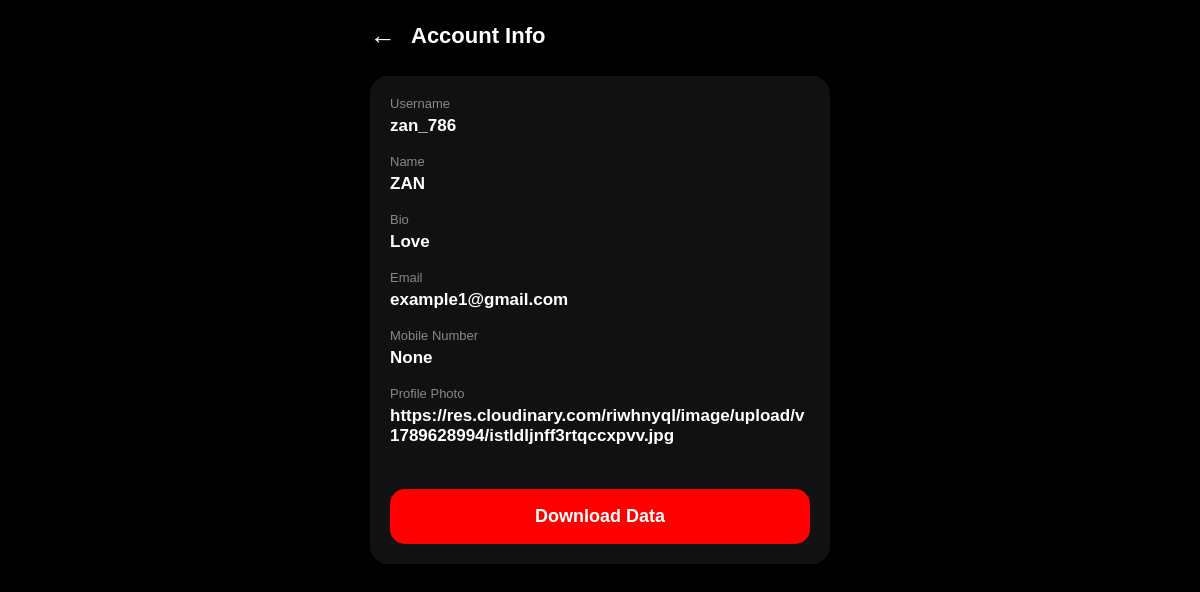
The app's page /account_info (signed in), older data.
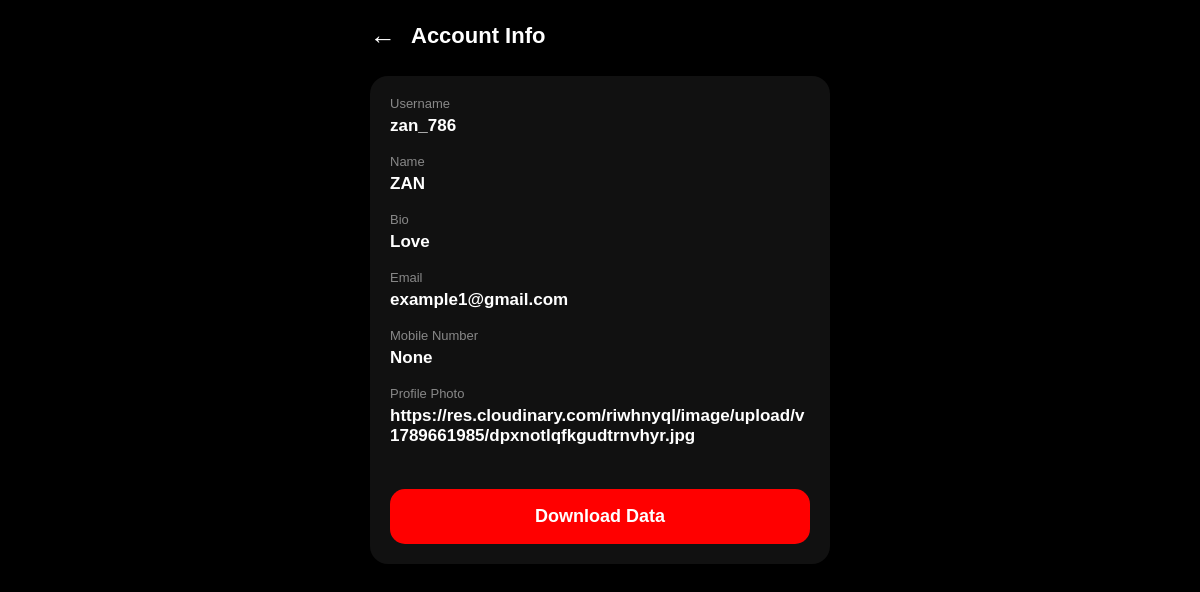
The same page, newer data.
### tables this page shows
CREATE TABLE users (
                    id INTEGER PRIMARY KEY AUTOINCREMENT, 
                    username TEXT UNIQUE, 
                    password TEXT, 
                    name TEXT, 
                    bio TEXT, profile_pic TEXT, email TEXT, last_seen TEXT, is_online INTEGER DEFAULT 0, startup_sound INTEGER DEFAULT 1, startup_volume REAL DEFAULT 0.6, mobile TEXT, private_account INTEGER DEFAULT 0, activity_status INTEGER DEFAULT 1, current_session TEXT, theme TEXT DEFAULT "light", font_size TEXT DEFAULT "medium", amoled_mode INTEGER DEFAULT 0, story_privacy TEXT DEFAULT "everyone", message_privacy TEXT, comment_privacy TEXT);

### app.py (the view)
@app.route("/account_info")
def account_info():
    if "username" not in session:
        return redirect("/login")
    conn = sqlite3.connect("snapz.db")
    cur = conn.cursor()
    cur.execute("""
    SELECT username,name,bio,email,mobile,profile_pic
    FROM users
    WHERE username=?
    """,(session["username"],))
    user = cur.fetchone()
    conn.close()
    return render_template(
        "account_info.html",
        user=user
    )

### app.py (called while the page is built, shortened)
@app.before_request
def check_user_session():
    protected_routes = [
        "home",
        "chat",
        "profile",
        "settings",
        "privacy",
        "login_activity",
    ]
    if request.endpoint not in protected_routes:
        return

@app.context_processor
def inject_appearance():
    if "username" not in session:
        return {}
    conn = sqlite3.connect("snapz.db")
    conn.row_factory = sqlite3.Row
    cur = conn.cursor()
    cur.execute("""
        SELECT
            theme,
            font_size,
            amoled_mode
        FROM users
        WHERE username=?
    """, (session["username"],))
    appearance = cur.fetchone()
    conn.close()
    return dict(appearance=appearance)

### templates/account_info.html (shortened to what this page needs)
<!DOCTYPE html>
<html>
<head>
</head>
<body>
<div class="container">
<div class="header">
<a href="/account"
class="back">
←
</a>
<span>
Account Info
</span>
</div>
<div class="info">
<div class="item">
<div class="title">
Username
</div>
<div class="value">
{{ user[0] }}
</div>
</div>
<div class="item">
<div class="title">
Name
</div>
<div class="value">
{{ user[1] }}
</div>
</div>
<div class="item">
<div class="title">
Bio
</div>
<div class="value">
{{ user[2] }}
</div>
</div>
<div class="item">
<div class="title">
Email
</div>
<div class="value">
{{ user[3] }}
</div>
</div>
<div class="item">
<div class="title">
Mobile Number
</div>
<div class="value">
{{ user[4] }}
</div>
</div>
<div class="item">
<div class="title">
Profile Photo
</div>
<div class="value">
{{ user[5] }}
</div>
</div>
<a href="/download_account_data">
<button
type="button"
class="download-btn"
onclick="this.classList.add('clicked')">
Download Data
</button>
</a>
</div>
</div>
</body>
</html>

### templates/account_info.html (style rules this page uses)
* { margin:0; padding:0; box-sizing:border-box; font-family:sans-serif; }
body { background:#000; color:white; }
.container { max-width:500px; margin:auto; padding:20px; }
.header { display:flex; align-items:center; gap:15px; font-size:22px; font-weight:bold; margin-bottom:25px; }
.back { text-decoration:none; color:white; font-size:26px; }
.info { background:#111; border-radius:18px; padding:20px; }
.item { margin-bottom:18px; }
.title { font-size:13px; color:#888; margin-bottom:5px; }
.value { font-size:17px; font-weight:bold; word-break:break-word; }
.download-btn { width:100%; height:55px; border:none; border-radius:15px; margin-top:25px; background:red; color:white; font-size:18px; font-weight:bold; transition:.2s; }

Row changes from the older to the newer data that the page shows:
changed users "zan_786": profile_pic "https://res.cloudinary.com/riwhnyql/image/upload/v1789628994/istldljnff3rtqccxpvv.jpg" → "https://res.cloudinary.com/riwhnyql/image/upload/v1789661985/dpxnotlqfkgudtrnvhyr.jpg"
